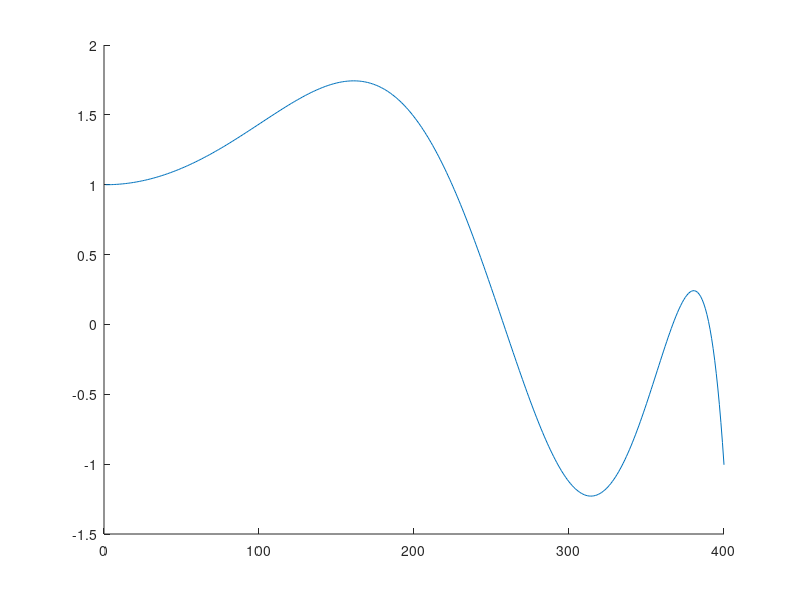
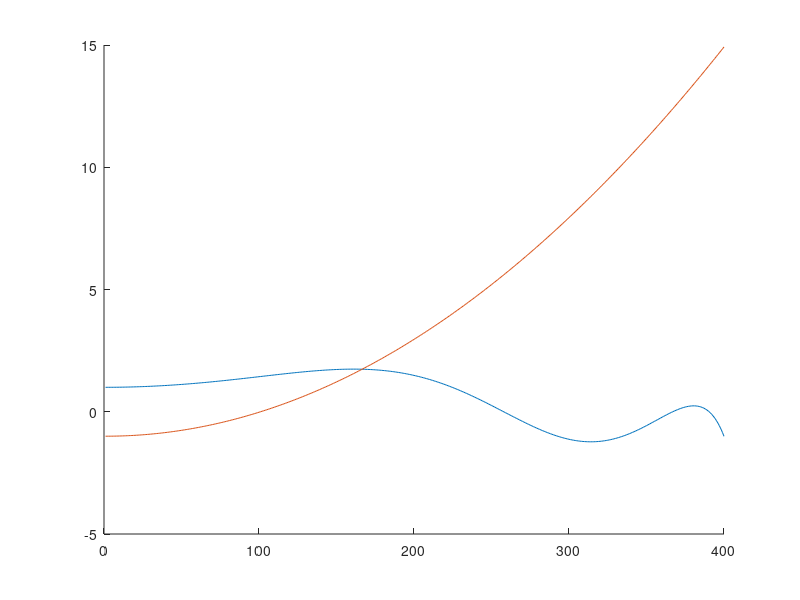

The MATLAB source for these figures, in order:
A = 1;
B = 0;
C = -1;
a = zeros(30, 1);

a(1) = 0; # a_{-2}
a(2) = 0; # a_{-1}
a(3) = 1; # a_0
a(4) = 0; # a_1

a0 = a(3);
a1 = a(4);

for k = (2:28)
    akminus2 = a(k + 1);
    akminus3 = a(k);
    akminus4 = a(k - 1);
    ak = -1 / (k * (k-1))  * (A * akminus4 + B * akminus3 + C * akminus2);
    a(k + 3) = ak;
endfor

save ak.dat a

xmax = 10;
scale = 100;
maxplot = 4;

limit = round(maxplot * scale);

y = zeros(scale * xmax, 1);
p = zeros(scale * xmax, 1);
for x = (0:1 / scale:xmax)
    point = a0 + a1 * x;
    for k = (2:30)
        akminus2 = a(k + 1);
        akminus3 = a(k);
        akminus4 = a(k - 1);
        point -= 1 / (k * (k - 1)) * (A * akminus4 + B * akminus3 + C * akminus2) * x^k;
    endfor
    p(round(x * scale) + 1) = A * x^2 + B * x + C;
    y(round(x * scale) + 1) = point;
endfor

save y.dat y

y = y(1:limit);
p = p(1:limit);

set (0, "defaultaxesfontname", "Helvetica")
hold on;
plot(y);
print -djpg welle.jpg;

plot(p);
print -djpg parabel.jpg;
